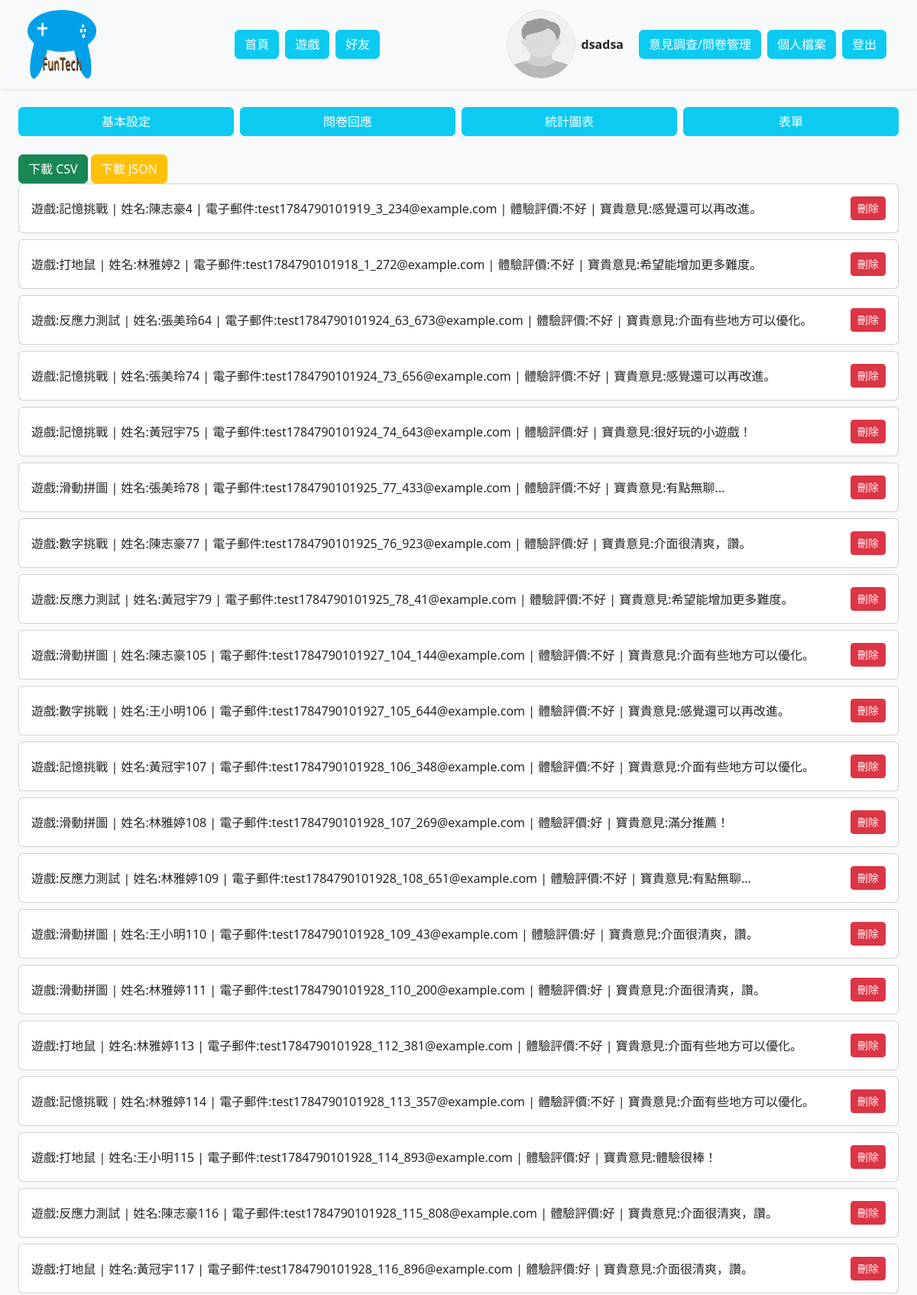
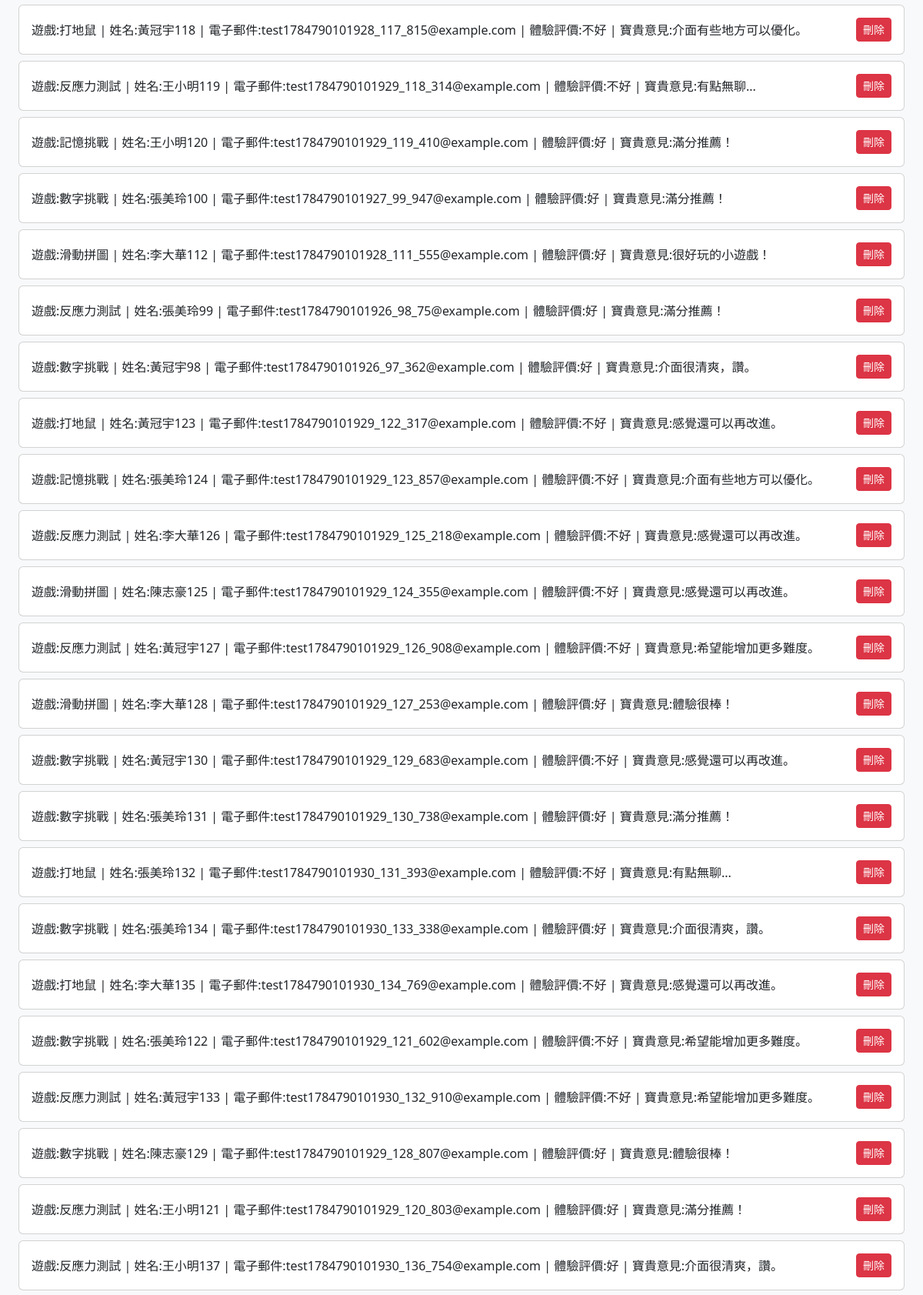
The app's page /admin_result.php (signed in, upper part) with its own data (2 pictures, top to bottom).
### tables this page shows
CREATE TABLE `users` (
  `id` int(11) NOT NULL,
  `username` text NOT NULL,
  `email` text NOT NULL,
  `password` text NOT NULL,
  `img` text NOT NULL DEFAULT './assets/img/default.jpg',
  `bio` text NOT NULL DEFAULT '尚未填寫自我介紹'
);

CREATE TABLE `form_result` (
  `id` int(11) NOT NULL,
  `game` text NOT NULL,
  `name` text NOT NULL,
  `email` text NOT NULL,
  `good_or_nono` text NOT NULL,
  `good_text` text NOT NULL
);

### admin_result.php (the view, shortened to what this page needs)
<?php
include_once "inc/header.php";
?>
<!DOCTYPE html>
<html lang="en">
<head>
    <link href="https://cdn.jsdelivr.net/npm/bootstrap@5.3.0/dist/css/bootstrap.min.css" rel="stylesheet">
</head>
<body class="bg-light">
    <div id="admin" class="container-fluid p-4">
        <div class="row g-2 mb-4">
            <div class="col-12 col-md-3">
                <a href="./admin.php" class="btn btn-info w-100 text-white">基本設定</a>
            </div>
            <div class="col-12 col-md-3">
                <a href="./admin_result.php" class="btn btn-info w-100 text-white">問卷回應</a>
            </div>
            <div class="col-12 col-md-3">
                <a href="./admin_imgtable.php" class="btn btn-info w-100 text-white">統計圖表</a>
            </div>
            <div class="col-12 col-md-3">
                <a href="./form.php" class="btn btn-info w-100 text-white">表單</a>
            </div>
        </div>
        <button class="btn btn-success" onclick="location.href='?action=csv'">下載 CSV</button>
        <button class="btn btn-warning text-white" onclick="location.href='?action=json'">下載 JSON</button>
        <div class="row">
            <div class="col-12">
                <?php
                    $result = $pdo->query("SELECT * FROM `form_result`")->fetchAll();
                    foreach($result as $row){
                ?>
                <div class="card mb-2">
                    <div class="card-body d-flex justify-content-between align-items-center">
                        <div>
                            遊戲:<?=$row['game']?>  |
                            姓名:<?=$row['name']?>  |
                            電子郵件:<?=$row['email']?>  |
                            體驗評價:<?=$row['good_or_nono']?>  |
                            寶貴意見:<?=$row['good_text']?>
                        </div>
                        <a href="./api/del.php?id=<?=$row['id']?>" class="btn btn-danger btn-sm ms-2">刪除</a>
                    </div>
                </div>
                <?php } ?>
            </div>
        </div>
    </div>
</body>
</html>

### inc/header.php (shortened to what this page needs)
<?php include_once "api/db.php" ?>
<link rel="stylesheet" href="assets/css/bootstrap.css">
<header class="site-header navbar navbar-expand-lg navbar-light bg-light shadow-sm px-4 py-2">
    <div class="container-fluid d-flex align-items-center justify-content-between">
        <div class="brand">
            <a href="./index.php" class="brand-link navbar-brand">
                <img src="./assets/img/logo.png" width="90" height="90" class="rounded">
            </a>
        </div>
        <nav class="main-nav d-flex justify-content-center">
            <a href="./index.php" class="home-link btn btn-info m-1 text-white">首頁</a>
            <a href="./games.php" class="games-link btn btn-info m-1 text-white">遊戲</a>
            <a href="./friends.php" class="friends-link btn btn-info m-1 text-white">好友</a>
        </nav>
        <div class="user-area d-flex justify-content-end align-items-center">
            <?php if(!isset($_SESSION['user'])){ ?>
            <a href="./login.php" class="login-link btn btn-info m-1 text-white">登入</a>
            <a href="./register.php" class="register-link btn btn-info m-1 text-white">註冊</a>
            <?php }else{ ?>
            <div class="user-badge d-flex align-items-center me-2">
                <?php
                    $user = $pdo->query("SELECT * FROM `users` WHERE `username` = '{$_SESSION['user']}'")->fetch();
                ?>
                <img src="<?=$user['img']?>" width="90" height="90" class="rounded-circle me-2 border">
                <span class="fw-bold me-2"><?=$_SESSION['user']?></span>
            </div>
            <a href="./admin.php" class="admin-link btn btn-info m-1 text-white">意見調查/問卷管理</a>
            <a href="./profile.php" class="profile-link btn btn-info m-1 text-white">個人檔案</a>
            <a href="./api/logout.php" class="logout-link btn btn-info m-1 text-white">登出</a>
            <?php } ?>
        </div>
    </div>
</header>

### records on screen
users: img (placeholder picture)
form_result: game "記憶挑戰", name "陳志豪4", email "test1784790101919_3_234@example.com", good_or_nono "不好", good_text "感覺還可以再改進。"
form_result: game "打地鼠", name "林雅婷2", email "test1784790101918_1_272@example.com", good_or_nono "不好", good_text "希望能增加更多難度。"
form_result: game "反應力測試", name "張美玲64", email "test1784790101924_63_673@example.com", good_or_nono "不好", good_text "介面有些地方可以優化。"
form_result: game "記憶挑戰", name "張美玲74", email "test1784790101924_73_656@example.com", good_or_nono "不好", good_text "感覺還可以再改進。"
form_result: game "記憶挑戰", name "黃冠宇75", email "test1784790101924_74_643@example.com", good_or_nono "好", good_text "很好玩的小遊戲！"
form_result: game "滑動拼圖", name "張美玲78", email "test1784790101925_77_433@example.com", good_or_nono "不好", good_text "有點無聊..."
form_result: game "數字挑戰", name "陳志豪77", email "test1784790101925_76_923@example.com", good_or_nono "好", good_text "介面很清爽，讚。"
form_result: game "反應力測試", name "黃冠宇79", email "test1784790101925_78_41@example.com", good_or_nono "不好", good_text "希望能增加更多難度。"
form_result: game "滑動拼圖", name "陳志豪105", email "test1784790101927_104_144@example.com", good_or_nono "不好", good_text "介面有些地方可以優化。"
form_result: game "數字挑戰", name "王小明106", email "test1784790101927_105_644@example.com", good_or_nono "不好", good_text "感覺還可以再改進。"
form_result: game "記憶挑戰", name "黃冠宇107", email "test1784790101928_106_348@example.com", good_or_nono "不好", good_text "介面有些地方可以優化。"
form_result: game "滑動拼圖", name "林雅婷108", email "test1784790101928_107_269@example.com", good_or_nono "好", good_text "滿分推薦！"
form_result: game "反應力測試", name "林雅婷109", email "test1784790101928_108_651@example.com", good_or_nono "不好", good_text "有點無聊..."
form_result: game "滑動拼圖", name "王小明110", email "test1784790101928_109_43@example.com", good_or_nono "好", good_text "介面很清爽，讚。"
form_result: game "滑動拼圖", name "林雅婷111", email "test1784790101928_110_200@example.com", good_or_nono "好", good_text "介面很清爽，讚。"
form_result: game "打地鼠", name "林雅婷113", email "test1784790101928_112_381@example.com", good_or_nono "不好", good_text "介面有些地方可以優化。"
form_result: game "記憶挑戰", name "林雅婷114", email "test1784790101928_113_357@example.com", good_or_nono "不好", good_text "介面有些地方可以優化。"
form_result: game "打地鼠", name "王小明115", email "test1784790101928_114_893@example.com", good_or_nono "好", good_text "體驗很棒！"
form_result: game "反應力測試", name "陳志豪116", email "test1784790101928_115_808@example.com", good_or_nono "好", good_text "介面很清爽，讚。"
form_result: game "打地鼠", name "黃冠宇117", email "test1784790101928_116_896@example.com", good_or_nono "好", good_text "介面很清爽，讚。"
form_result: game "打地鼠", name "黃冠宇118", email "test1784790101928_117_815@example.com", good_or_nono "不好", good_text "介面有些地方可以優化。"
form_result: game "反應力測試", name "王小明119", email "test1784790101929_118_314@example.com", good_or_nono "不好", good_text "有點無聊..."
form_result: game "記憶挑戰", name "王小明120", email "test1784790101929_119_410@example.com", good_or_nono "好", good_text "滿分推薦！"
form_result: game "數字挑戰", name "張美玲100", email "test1784790101927_99_947@example.com", good_or_nono "好", good_text "滿分推薦！"
form_result: game "滑動拼圖", name "李大華112", email "test1784790101928_111_555@example.com", good_or_nono "好", good_text "很好玩的小遊戲！"
form_result: game "反應力測試", name "張美玲99", email "test1784790101926_98_75@example.com", good_or_nono "好", good_text "滿分推薦！"
form_result: game "數字挑戰", name "黃冠宇98", email "test1784790101926_97_362@example.com", good_or_nono "好", good_text "介面很清爽，讚。"
form_result: game "打地鼠", name "黃冠宇123", email "test1784790101929_122_317@example.com", good_or_nono "不好", good_text "感覺還可以再改進。"
form_result: game "記憶挑戰", name "張美玲124", email "test1784790101929_123_857@example.com", good_or_nono "不好", good_text "介面有些地方可以優化。"
form_result: game "反應力測試", name "李大華126", email "test1784790101929_125_218@example.com", good_or_nono "不好", good_text "感覺還可以再改進。"
form_result: game "滑動拼圖", name "陳志豪125", email "test1784790101929_124_355@example.com", good_or_nono "不好", good_text "感覺還可以再改進。"
form_result: game "反應力測試", name "黃冠宇127", email "test1784790101929_126_908@example.com", good_or_nono "不好", good_text "希望能增加更多難度。"
form_result: game "滑動拼圖", name "李大華128", email "test1784790101929_127_253@example.com", good_or_nono "好", good_text "體驗很棒！"
form_result: game "數字挑戰", name "黃冠宇130", email "test1784790101929_129_683@example.com", good_or_nono "不好", good_text "感覺還可以再改進。"
form_result: game "數字挑戰", name "張美玲131", email "test1784790101929_130_738@example.com", good_or_nono "好", good_text "滿分推薦！"
form_result: game "打地鼠", name "張美玲132", email "test1784790101930_131_393@example.com", good_or_nono "不好", good_text "有點無聊..."
form_result: game "數字挑戰", name "張美玲134", email "test1784790101930_133_338@example.com", good_or_nono "好", good_text "介面很清爽，讚。"
form_result: game "打地鼠", name "李大華135", email "test1784790101930_134_769@example.com", good_or_nono "不好", good_text "感覺還可以再改進。"
form_result: game "數字挑戰", name "張美玲122", email "test1784790101929_121_602@example.com", good_or_nono "不好", good_text "希望能增加更多難度。"
form_result: game "反應力測試", name "黃冠宇133", email "test1784790101930_132_910@example.com", good_or_nono "不好", good_text "希望能增加更多難度。"
form_result: game "數字挑戰", name "陳志豪129", email "test1784790101929_128_807@example.com", good_or_nono "好", good_text "體驗很棒！"
form_result: game "反應力測試", name "王小明121", email "test1784790101929_120_803@example.com", good_or_nono "好", good_text "滿分推薦！"
form_result: game "反應力測試", name "王小明137", email "test1784790101930_136_754@example.com", good_or_nono "好", good_text "介面很清爽，讚。"

### other values on screen
$_SESSION['user'] "dsadsa"
